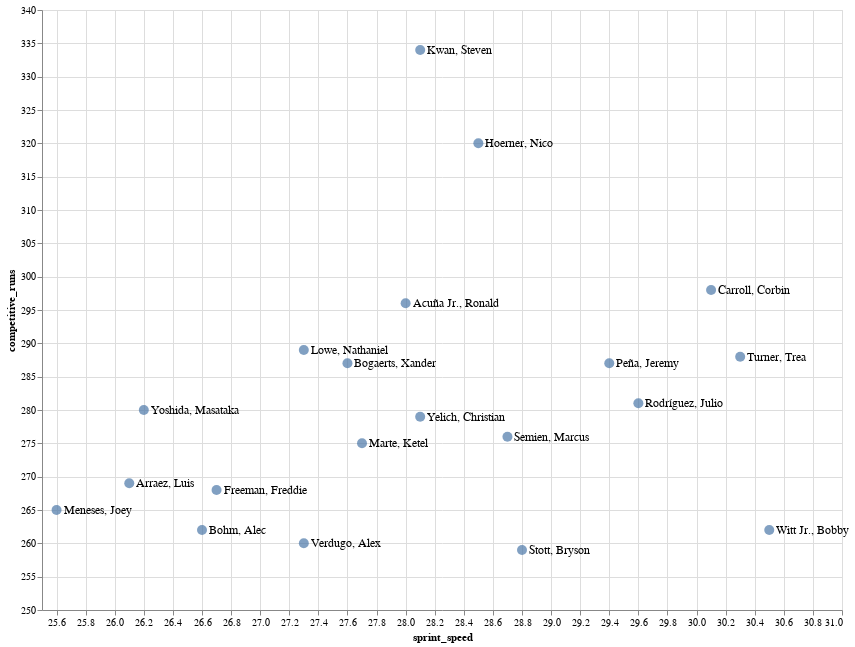

This figure's notebook cell:
### Code cell
#Top Competitive Runs leaders in 2023 with no min. PAs or SBs. 

#Sprint Speed is Statcast’s foot speed metric, defined as “feet per second in a player’s fastest one-second window” on individual plays. 
#For a player’s seasonal average, the following two types of plays currently qualify for inclusion in Sprint Speed. 
#The best of these runs, approximately two-thirds, are averaged for a player’s seasonal average.
#* Runs of two bases or more on non-homers, excluding being a runner on second base when an extra base hit happens
#* Home to first on “topped” or “weakly hit” balls.

#In the context of the graph, Steven Kwan has 334 instances in 2023 meeting this criteria.
#Competitive Runs help determine whether a player is fast in higher-stakes scenarios
#For example, a player having a fast sprint-speed during low-leverage situations (like a flyout) is not as valuable (or even worth considering) 
#as a player who utilizes their speed in high leverage scenarios listed above.

### Figure 1 — Vega-Lite specification as saved in the notebook (floating-point values rounded to 4 significant figures)
{"config": {"view": {"continuousWidth": 300, "continuousHeight": 300}}, "layer": [{"mark": {"type": "circle", "opacity": 0.7, "size": 100}, "encoding": {"tooltip": [{"field": "last_name, first_name", "type": "nominal"}, {"field": "sprint_speed", "type": "quantitative"}, {"field": "competitive_runs", "type": "quantitative"}], "x": {"field": "sprint_speed", "scale": {"padding": 1, "zero": false}, "type": "quantitative"}, "y": {"field": "competitive_runs", "scale": {"padding": 1, "zero": false}, "type": "quantitative"}}}, {"mark": {"type": "text", "align": "left", "baseline": "middle", "dx": 7, "fontSize": 12}, "encoding": {"text": {"field": "last_name, first_name", "type": "nominal"}, "tooltip": [{"field": "last_name, first_name", "type": "nominal"}, {"field": "sprint_speed", "type": "quantitative"}, {"field": "competitive_runs", "type": "quantitative"}], "x": {"field": "sprint_speed", "scale": {"padding": 1, "zero": false}, "type": "quantitative"}, "y": {"field": "competitive_runs", "scale": {"padding": 1, "zero": false}, "type": "quantitative"}}}], "data": {"name": "data-807aa5b6867abb75d33a9d41fa0ef2f9"}, "height": 600, "width": 800, "$schema": "https://vega.github.io/schema/vega-lite/v5.16.3.json", "datasets": {"data-807aa5b6867abb75d33a9d41fa0ef2f9": [{"last_name, first_name": "Kwan, Steven", "player_id": 680757, "team_id": 114, "team": "CLE", "position": "LF", "age": 25, "competitive_runs": 334, "bolts": 3.0, "hp_to_1b": 4.22, "sprint_speed": 28.1}, {"last_name, first_name": "Hoerner, Nico", "player_id": 663538, "team_id": 112, "team": "CHC", "position": "2B", "age": 26, "competitive_runs": 320, "bolts": 4.0, "hp_to_1b": 4.31, "sprint_speed": 28.5}, {"last_name, first_name": "Carroll, Corbin", "player_id": 682998, "team_id": 109, "team": "AZ", "position": "RF", "age": 22, "competitive_runs": 298, "bolts": 133.0, "hp_to_1b": 4.08, "sprint_speed": 30.1}, {"last_name, first_name": "Acuña Jr., Ronald", "player_id": 660670, "team_id": 144, "team": "ATL", "position": "RF", "age": 25, "competitive_runs": 296, "bolts": 18.0, "hp_to_1b": 4.35, "sprint_speed": 28.0}, {"last_name, first_name": "Lowe, Nathaniel", "player_id": 663993, "team_id": 140, "team": "TEX", "position": "1B", "age": 27, "competitive_runs": 289, "bolts": null, "hp_to_1b": 4.38, "sprint_speed": 27.3}, {"last_name, first_name": "Turner, Trea", "player_id": 607208, "team_id": 143, "team": "PHI", "position": "SS", "age": 30, "competitive_runs": 288, "bolts": 115.0, "hp_to_1b": 4.14, "sprint_speed": 30.3}, {"last_name, first_name": "Peña, Jeremy", "player_id": 665161, "team_id": 117, "team": "HOU", "position": "SS", "age": 25, "competitive_runs": 287, "bolts": 62.0, "hp_to_1b": 4.28, "sprint_speed": 29.4}, {"last_name, first_name": "Bogaerts, Xander", "player_id": 593428, "team_id": 135, "team": "SD", "position": "SS", "age": 30, "competitive_runs": 287, "bolts": null, "hp_to_1b": 4.38, "sprint_speed": 27.6}, {"last_name, first_name": "Rodríguez, Julio", "player_id": 677594, "team_id": 136, "team": "SEA", "position": "CF", "age": 22, "competitive_runs": 281, "bolts": 81.0, "hp_to_1b": 4.28, "sprint_speed": 29.6}, {"last_name, first_name": "Yoshida, Masataka", "player_id": 807799, "team_id": 111, "team": "BOS", "position": "LF", "age": 29, "competitive_runs": 280, "bolts": null, "hp_to_1b": 4.36, "sprint_speed": 26.2}, {"last_name, first_name": "Yelich, Christian", "player_id": 592885, "team_id": 158, "team": "MIL", "position": "LF", "age": 31, "competitive_runs": 279, "bolts": 14.0, "hp_to_1b": 4.35, "sprint_speed": 28.1}, {"last_name, first_name": "Semien, Marcus", "player_id": 543760, "team_id": 140, "team": "TEX", "position": "2B", "age": 32, "competitive_runs": 276, "bolts": 4.0, "hp_to_1b": 4.42, "sprint_speed": 28.7}, {"last_name, first_name": "Marte, Ketel", "player_id": 606466, "team_id": 109, "team": "AZ", "position": "2B", "age": 29, "competitive_runs": 275, "bolts": 3.0, "hp_to_1b": 4.37, "sprint_speed": 27.7}, {"last_name, first_name": "Arraez, Luis", "player_id": 650333, "team_id": 146, "team": "MIA", "position": "2B", "age": 26, "competitive_runs": 269, "bolts": null, "hp_to_1b": 4.57, "sprint_speed": 26.1}, {"last_name, first_name": "Freeman, Freddie", "player_id": 518692, "team_id": 119, "team": "LAD", "position": "1B", "age": 33, "competitive_runs": 268, "bolts": null, "hp_to_1b": 4.53, "sprint_speed": 26.7}, {"last_name, first_name": "Meneses, Joey", "player_id": 608841, "team_id": 120, "team": "WSH", "position": "DH", "age": 31, "competitive_runs": 265, "bolts": null, "hp_to_1b": 4.77, "sprint_speed": 25.6}, {"last_name, first_name": "Bohm, Alec", "player_id": 664761, "team_id": 143, "team": "PHI", "position": "3B", "age": 26, "competitive_runs": 262, "bolts": null, "hp_to_1b": 4.65, "sprint_speed": 26.6}, {"last_name, first_name": "Witt Jr., Bobby", "player_id": 677951, "team_id": 118, "team": "KC", "position": "SS", "age": 23, "competitive_runs": 262, "bolts": 149.0, "hp_to_1b": 4.12, "sprint_speed": 30.5}, {"last_name, first_name": "Verdugo, Alex", "player_id": 657077, "team_id": 111, "team": "BOS", "position": "RF", "age": 27, "competitive_runs": 260, "bolts": null, "hp_to_1b": 4.34, "sprint_speed": 27.3}, {"last_name, first_name": "Stott, Bryson", "player_id": 681082, "team_id": 143, "team": "PHI", "position": "2B", "age": 25, "competitive_runs": 259, "bolts": 18.0, "hp_to_1b": 4.23, "sprint_speed": 28.8}]}}
